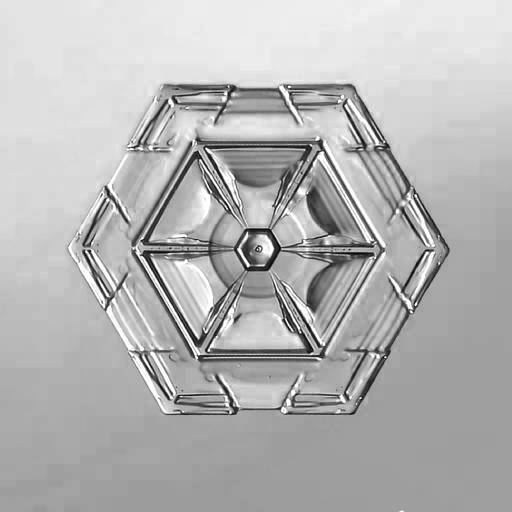
#> input picture 1.jpg, 512 x 512 px
$ jupyter execute --allow-errors Untitled.ipynb
#> lines starting #> are read from the running program, lines starting #| are printed output that depends on the picture
[cell 1]
#all the architecture
#and maybe even some of my notation is from:
#https://zzutk.github.io/docs/reports/2016.10%20-%20Derivation%20of%20Backpropagation%20in%20Convolutional%20Neural%20Network%20(CNN).pdf
#Figure 1 is all you need

[cell 2]
from matplotlib.pyplot import imshow
import numpy as np
import matplotlib.pyplot as plt
from cv2 import imread, IMREAD_GRAYSCALE

[cell 3]
pixel = lambda local, kernel: (local * kernel).sum()
get_local = lambda image, i, j: image[i:i+5, j:j+5]

#boring people know it's actually cross-correlation
def convolution(img, kernel):
    result = np.zeros_like(img)[4:, 4:]
    for i in range(0, result.shape[0]):
        for j in range(0, result.shape[1]):
            p = pixel(get_local(img, i, j), kernel)
            result[i,j] = p
    return result

[cell 4]
img = imread("1.jpg", IMREAD_GRAYSCALE)
#> img is the input picture: shape (512, 512); min 0, max 255, mean 180.6

[cell 5]
kernel = np.array([[1, 4, 6, 4, 1],
                   [4, 16, 24, 16, 4],
                   [6, 24, 36, 24, 6],
                   [4, 16, 24, 16, 4],
                   [1, 4, 6, 4, 1]]) / 256

[cell 6]
Gx = convolution(img, kernel)
#> after the loop in convolution, `for i in range(0, result.shape[0]):`:
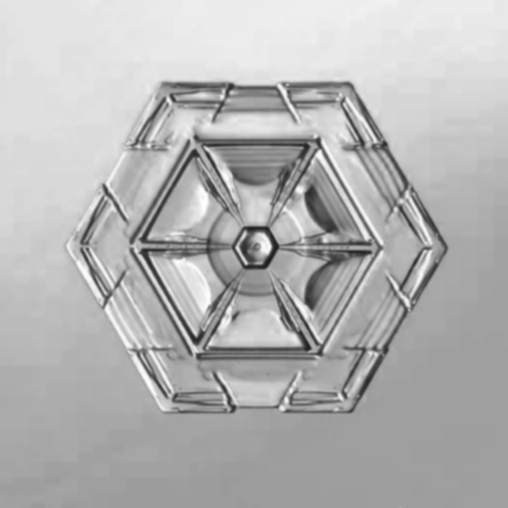
#> result: shape (508, 508); min 26, max 254, mean 180.1
Gy = convolution(img, kernel.T)
G = np.sqrt(np.square(Gx/255) + np.square(Gy/255))

[cell 7]
plt.figure(figsize=(16,16))
plt.subplot(1,2,1)
imshow(img, cmap='gray')
plt.subplot(1,2,2)
imshow(G,cmap='gray')
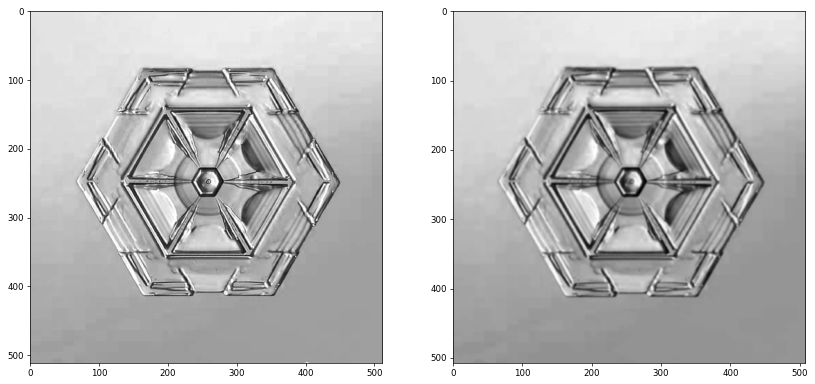
#> figure drawn by matplotlib, 2 panels

[cell 8]
get_local = lambda image, i, j: image[i:i+5, j:j+5]

#making a nice 2d array for testing with some texture
sq = np.concatenate([np.outer(np.arange(6), np.ones(3)), np.outer(np.ones(6), np.arange(3))], axis=1)
sq[3] = np.zeros(6)
plt.figure(figsize=(16,16))
ax = plt.subplot(1, 2, 1)
ax.set_title("sq")
imshow(sq, cmap="Pastel2")

ax = plt.subplot(1, 2, 2)
imshow(get_local(sq, 1,1), cmap="GnBu")
ax.set_title("get_local(sq, 3, 3)")
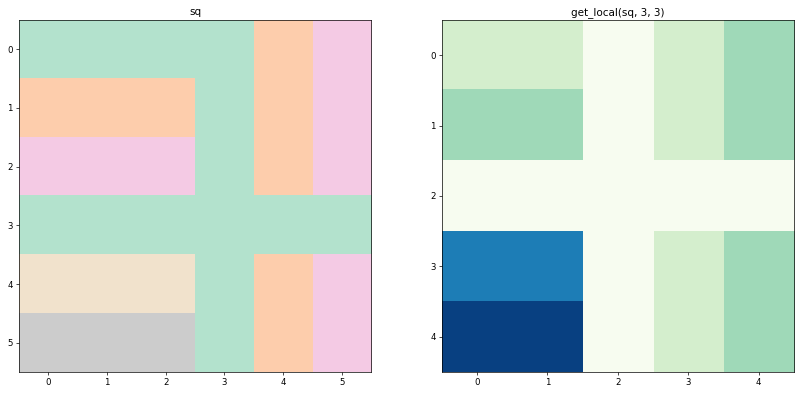
#> figure drawn by matplotlib, 2 panels

[cell 9]
x = [0,1,2,3,4]
x[3:]

[cell 10]
G.shape
#> Out = (508, 508)

[cell 11]
img.shape
#> Out = (512, 512)

[cell 12]
#gets data for training & testing;
def fetch(url):
    import requests, gzip, os, hashlib, numpy
    fp = os.path.join("/tmp", hashlib.md5(url.encode('utf-8')).hexdigest())
    if os.path.isfile(fp):
        with open(fp, "rb") as f:
            dat = f.read()
    else:
        with open(fp, "wb") as f:
            dat = requests.get(url).content
            f.write(dat)
    return numpy.frombuffer(gzip.decompress(dat), dtype=np.uint8).copy()


#> (the rest of this cell did not finish here and is left out)

#> (a cell that did not finish here is left out)

[cell 14]
#k1 array of kernals for convolutional layer 1
#len(k1) = 6

k1 = [np.random.uniform(low=-1.0, high=1.0, size=(5, 5)) for _ in range(6)]

# Forward pass

[cell 15]
sig = lambda x: 1 / (1 + np.exp(-x))
#layer C1
b1 = np.array([np.random.uniform(low=-1.0, high=1.0,size=(24,24)) for _ in range(6)])
#> (the rest of this cell did not finish here and is left out)

#> (a cell that did not finish here is left out)

[cell 17]
sig = lambda x: 1 / (1 + np.exp(-x))

[cell 18]
#gets average over 2x2 chanks and puts into
#image twice as small as the input
#not even-shaped inputs might not work well
def avg_pool(img):
    h = int(img.shape[0]/2)
    w = int(img.shape[1]/2)
    result = np.zeros((h, w))
    chunk = lambda image, i, j: image[i:i+2, j:j+2]
    avg = lambda x: x.sum() / 4

    for i in range(h):
        for j in range(w):
            result[i,j] = avg(chunk(img, 2*i, 2*j))
    return result
#> (the rest of this cell did not finish here and is left out)

#> (a cell that did not finish here is left out)

#> (a cell that did not finish here is left out)

[cell 21]
k2 = [[np.random.uniform(low=-1.0, high=1.0, size=(5, 5)) for _ in range(6)] for _ in range(12)]
b2 = np.array([np.random.uniform(low=-1.0, high=1.0, size=(8,8)) for _ in range(12)])

#seems to be right
def second_conv_layer_el(k):
#> called with k = 1
    result = np.zeros((8,8))
    for i in range(len(s1)):
        for j in range(len(k2[k])):
            result += convolution(s1[i], k2[k][i])
    return sig(result + b2[k])

#> (the rest of this cell did not finish here and is left out)

#> (a cell that did not finish here is left out)

#> (a cell that did not finish here is left out)

#> (a cell that did not finish here is left out)

[cell 25]
np.array([1,2,3]).reshape(-1,1)

[cell 26]
def F(s2):
    return np.concatenate([s.reshape(1, -1)[0] for s in s2]).reshape(-1,1)

#> (the rest of this cell did not finish here and is left out)

# Fully connected layer

[cell 27]
def m(m, n):
    matrix = np.random.uniform(-1, 1, size=(m,n))
    return matrix / np.sqrt(m*n)
W = m(10, 192)
imshow(W)
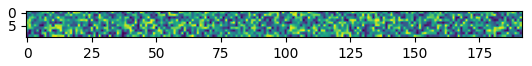
#> figure drawn by matplotlib, 1 panel

[cell 28]
b = m(10, 1)
